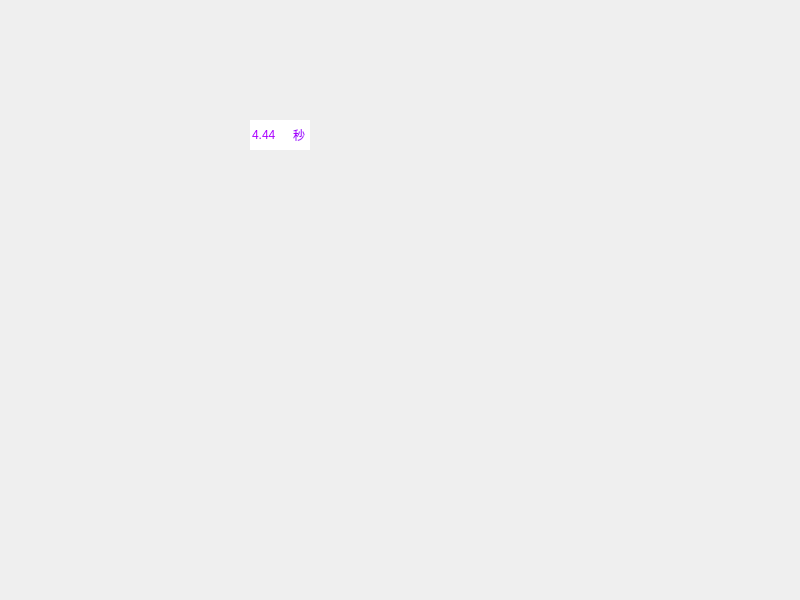
<?xml version="1.0" encoding="UTF-8"?>
<ui version="4.0">
 <class>MainWindow</class>
 <widget class="QMainWindow" name="MainWindow">
  <property name="geometry">
   <rect>
    <x>0</x>
    <y>0</y>
    <width>800</width>
    <height>600</height>
   </rect>
  </property>
  <property name="windowTitle">
   <string>MainWindow</string>
  </property>
  <widget class="QWidget" name="centralwidget">
   <widget class="QFrame" name="frame">
    <property name="geometry">
     <rect>
      <x>250</x>
      <y>120</y>
      <width>60</width>
      <height>30</height>
     </rect>
    </property>
    <property name="minimumSize">
     <size>
      <width>60</width>
      <height>30</height>
     </size>
    </property>
    <property name="maximumSize">
     <size>
      <width>60</width>
      <height>30</height>
     </size>
    </property>
    <property name="styleSheet">
     <string notr="true">#frame{
	border: none;
	
	background-color: rgb(255, 255, 255);
}
QLabel{
	font: 500 11pt;
	color: rgb(170, 0, 255);
}</string>
    </property>
    <property name="frameShape">
     <enum>QFrame::Shape::StyledPanel</enum>
    </property>
    <property name="frameShadow">
     <enum>QFrame::Shadow::Raised</enum>
    </property>
    <layout class="QHBoxLayout" name="horizontalLayout">
     <property name="spacing">
      <number>2</number>
     </property>
     <property name="leftMargin">
      <number>2</number>
     </property>
     <property name="topMargin">
      <number>2</number>
     </property>
     <property name="rightMargin">
      <number>2</number>
     </property>
     <property name="bottomMargin">
      <number>2</number>
     </property>
     <item>
      <widget class="QLabel" name="label">
       <property name="sizePolicy">
        <sizepolicy hsizetype="Preferred" vsizetype="Preferred">
         <horstretch>2</horstretch>
         <verstretch>0</verstretch>
        </sizepolicy>
       </property>
       <property name="styleSheet">
        <string notr="true"/>
       </property>
       <property name="text">
        <string>4.44</string>
       </property>
      </widget>
     </item>
     <item>
      <widget class="QLabel" name="label_3">
       <property name="sizePolicy">
        <sizepolicy hsizetype="Preferred" vsizetype="Preferred">
         <horstretch>1</horstretch>
         <verstretch>0</verstretch>
        </sizepolicy>
       </property>
       <property name="minimumSize">
        <size>
         <width>0</width>
         <height>0</height>
        </size>
       </property>
       <property name="text">
        <string>秒</string>
       </property>
       <property name="alignment">
        <set>Qt::AlignmentFlag::AlignCenter</set>
       </property>
      </widget>
     </item>
    </layout>
   </widget>
  </widget>
 </widget>
 <resources/>
 <connections/>
</ui>
